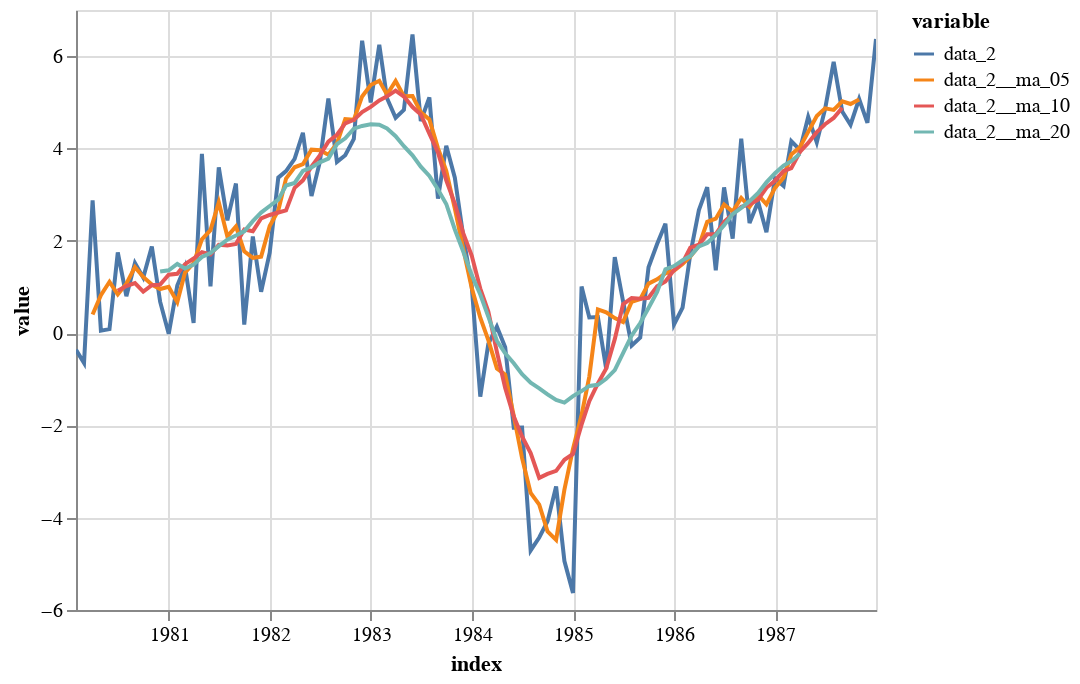

Source (notebook cell):
### Markdown cell above
## Moving Averages

Moving averages in timeseries take certain windows of observations and take an average of them.  For example, a moving average with a window size of 5 taking a mean will look at 5 observations, take the mean of those observations, then shift up one timestep and do the same thing.  Plotting those means gives us the moving average of our timeseries.

Pandas makes this straight-forward:

### Code cell
df = make_data()
df.drop(["data_1", "data_3"], axis=1, inplace=True)

df["data_2__ma_05"] = df["data_2"].rolling(5, center=True).mean()
df["data_2__ma_10"] = df["data_2"].rolling(10, center=True).mean()
df["data_2__ma_20"] = df["data_2"].rolling(20, center=True).mean()

plot_in_altair(df).interactive()

### Figure 1 — Vega-Lite specification as saved in the notebook (floating-point values rounded to 4 significant figures; data arrays with more than 128 entries replaced by an {"elided": "..."} marker saying what was removed)
{"config": {"view": {"continuousWidth": 400, "continuousHeight": 300}}, "data": {"name": "data-3025f3205daeb3dd5901f9ee25051ef1"}, "mark": "line", "encoding": {"color": {"field": "variable", "type": "nominal"}, "opacity": {"condition": {"value": 1, "selection": "selector006"}, "value": 0.2}, "x": {"field": "index", "type": "temporal"}, "y": {"field": "value", "type": "quantitative"}}, "selection": {"selector006": {"type": "multi", "fields": ["variable"], "bind": "legend"}, "selector007": {"type": "interval", "bind": "scales", "encodings": ["x", "y"]}}, "$schema": "https://vega.github.io/schema/vega-lite/v4.17.0.json", "datasets": {"data-3025f3205daeb3dd5901f9ee25051ef1": {"elided": "384 records"}}}
